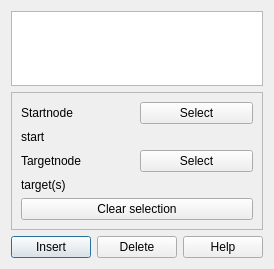
              <widget class="QWidget" name="selectionconstraintsm3">
               <property name="geometry">
                <rect>
                 <x>0</x>
                 <y>0</y>
                 <width>257</width>
                 <height>269</height>
                </rect>
               </property>
               <attribute name="label">
                <string>Selection Constraints</string>
               </attribute>
               <layout class="QVBoxLayout" name="verticalLayoutm48">
                <item>
                 <widget class="QTableView" name="tvselectionconstraintsviewm3">
                  <property name="alternatingRowColors">
                   <bool>true</bool>
                  </property>
                  <property name="selectionMode">
                   <enum>QAbstractItemView::MultiSelection</enum>
                  </property>
                  <property name="selectionBehavior">
                   <enum>QAbstractItemView::SelectRows</enum>
                  </property>
                  <property name="sortingEnabled">
                   <bool>true</bool>
                  </property>
                 </widget>
                </item>
                <item>
                 <widget class="QFrame" name="selectionconstraintsframe3">
                  <property name="frameShape">
                   <enum>QFrame::StyledPanel</enum>
                  </property>
                  <property name="frameShadow">
                   <enum>QFrame::Raised</enum>
                  </property>
                  <layout class="QGridLayout" name="gridLayout_12">
                   <item row="3" column="0">
                    <widget class="QLabel" name="lstopnodenamem3">
                     <property name="text">
                      <string>target(s)</string>
                     </property>
                    </widget>
                   </item>
                   <item row="0" column="0">
                    <widget class="QLabel" name="lstartnodem3">
                     <property name="text">
                      <string>Startnode</string>
                     </property>
                    </widget>
                   </item>
                   <item row="0" column="1">
                    <widget class="QPushButton" name="bselectionconstraintsstartm3">
                     <property name="text">
                      <string>Select</string>
                     </property>
                     <property name="icon">
                      <iconset resource="icons.qrc">
                       <normaloff>:/icons/iforward.png</normaloff>:/icons/iforward.png</iconset>
                     </property>
                    </widget>
                   </item>
                   <item row="1" column="0">
                    <widget class="QLabel" name="lstartnodenamem3">
                     <property name="text">
                      <string>start</string>
                     </property>
                    </widget>
                   </item>
                   <item row="2" column="1">
                    <widget class="QPushButton" name="bselectionconstraintsstopm3">
                     <property name="text">
                      <string>Select</string>
                     </property>
                     <property name="icon">
                      <iconset resource="icons.qrc">
                       <normaloff>:/icons/iforward.png</normaloff>:/icons/iforward.png</iconset>
                     </property>
                    </widget>
                   </item>
                   <item row="2" column="0">
                    <widget class="QLabel" name="lstopnodem3">
                     <property name="text">
                      <string>Targetnode</string>
                     </property>
                    </widget>
                   </item>
                   <item row="4" column="0" colspan="2">
                    <widget class="QPushButton" name="bselectionconstraintsclearm3">
                     <property name="text">
                      <string>Clear selection</string>
                     </property>
                     <property name="icon">
                      <iconset resource="icons.qrc">
                       <normaloff>:/icons/iremove.png</normaloff>:/icons/iremove.png</iconset>
                     </property>
                    </widget>
                   </item>
                  </layout>
                 </widget>
                </item>
                <item>
                 <layout class="QHBoxLayout" name="selectionconstraintshm3">
                  <item>
                   <widget class="QPushButton" name="bselectionconstraintsinsertm3">
                    <property name="text">
                     <string>Insert</string>
                    </property>
                    <property name="icon">
                     <iconset resource="icons.qrc">
                      <normaloff>:/icons/ieditadd.png</normaloff>:/icons/ieditadd.png</iconset>
                    </property>
                    <property name="default">
                     <bool>true</bool>
                    </property>
                   </widget>
                  </item>
                  <item>
                   <widget class="QPushButton" name="bselectionconstraintsdeletem3">
                    <property name="text">
                     <string>Delete</string>
                    </property>
                    <property name="icon">
                     <iconset resource="icons.qrc">
                      <normaloff>:/icons/ieditdelete.png</normaloff>:/icons/ieditdelete.png</iconset>
                    </property>
                   </widget>
                  </item>
                  <item>
                   <widget class="QPushButton" name="bselectionconstraintshelpm3">
                    <property name="text">
                     <string>Help</string>
                    </property>
                    <property name="icon">
                     <iconset resource="icons.qrc">
                      <normaloff>:/icons/ihelp.png</normaloff>:/icons/ihelp.png</iconset>
                    </property>
                   </widget>
                  </item>
                 </layout>
                </item>
               </layout>
              </widget>
